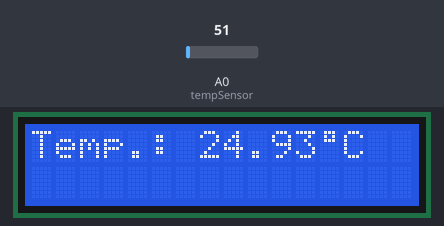
Bench run of a sketch on a simulated Arduino Uno, built with avr-gcc and run on an emulated ATmega328P. Shown: 16×2 character LCD. The inputs (shaded band) are chosen by the test bench; at power-on: A0 (tempSensor) = 51. What the sketch prints to the serial monitor is not drawn.

Above: at 1.2 s.
1.3 s: A0 (tempSensor) set to 61
At 2.8 s:
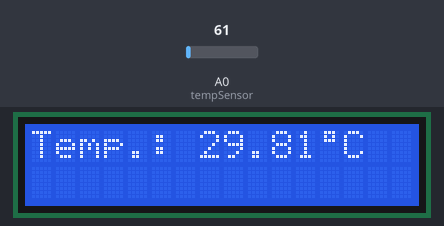
3.4 s: A0 (tempSensor) set to 71
At 5.8 s:
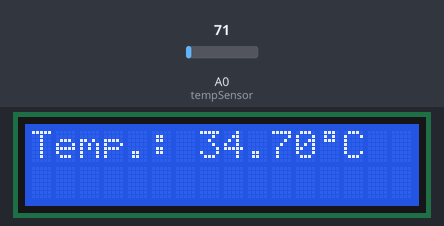
6.1 s: A0 (tempSensor) set to 86
At 6.6 s:
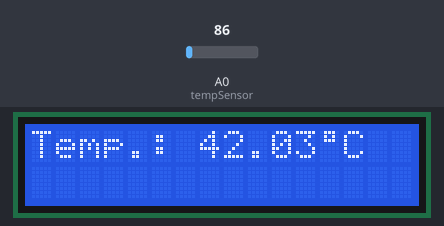
Timing chart, 0 to 9.1 s (numbered marks = the images above; inputs shaded):
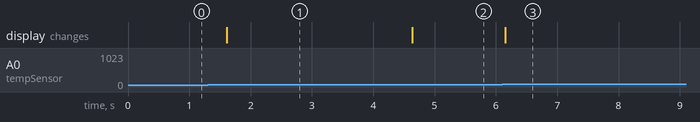

The sketch:

sketch_arduino_temp.ino
```cpp
#include <LiquidCrystal_I2C.h>

#define tempSensor A0
float temp = 0.0, lastTemp = 0.0;
LiquidCrystal_I2C lcd(0x27,16,2);
byte grays [] = { B01110, B01010, B01110, B00000, B00000, B00000, B00000, B00000 };
void setup() {

  lcd.init();
  lcd.createChar(0, grays);
  lcd.backlight();
  Serial.begin(115200);
}

void loop() {
  lcd.home();
  temp = (analogRead(tempSensor)*(5.0/1023))/0.01;
  if(temp != lastTemp) {
    lcd.clear();
    lastTemp = temp;
    lcd.print("Temp.: ");
    lcd.print(temp);
    lcd.write(0);
    lcd.print("C");
    Serial.println(temp);
  }
  delay(1500);
}
```

Measured:
- after the input at 1.3 s, the display: changes after 0.31 s (image 1)
- after the input at 3.4 s, the display: changes after 1.2 s (image 2)
- after the input at 6.1 s, the display: changes after 0.05 s (image 3)
